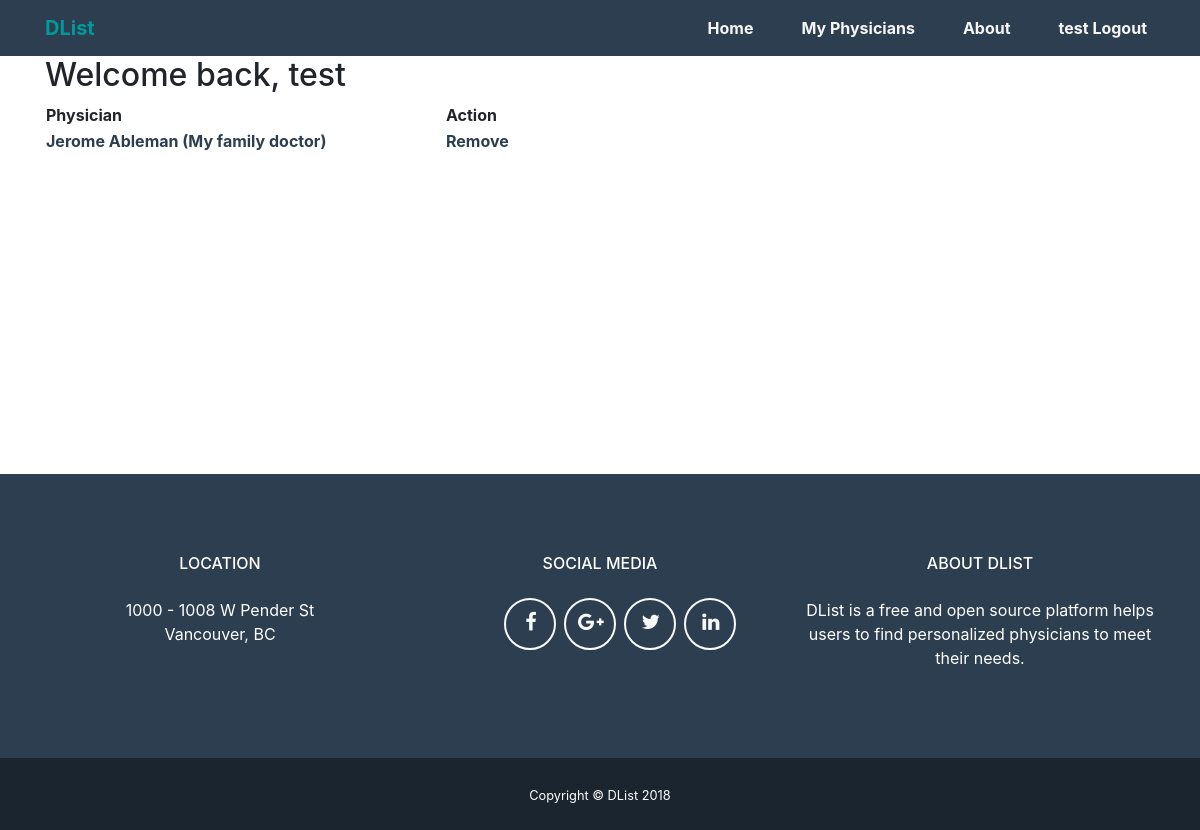
/myphysicians.php (signed in), run on the app's committed database.
### tables this page shows
CREATE TABLE `physiciansList` (
  `userEmail` varchar(50) NOT NULL,
  `physicianID` int(11) NOT NULL,
  `physicianFirst` varchar(30) NOT NULL,
  `physicianLast` varchar(30) NOT NULL,
  `description` text NOT NULL
);

### includes/functions.php (the view, shortened to what this page needs)
<?php
    function connectToDB($dbhost, $dbuser, $dbpass, $dbname) {
        $connection = mysqli_connect($dbhost,$dbuser,$dbpass,$dbname);
       return $connection;
    }
    $db = connectToDB(DB_SERVER,DB_USER,DB_PASS,DB_Name);
    function format_myphysician_as_link($page,$id,$firstName,$lastName,$description){
        echo "<a href=\"$page?physician=$id\">$firstName $lastName ($description)</a>";
    }
    function find_all_my_physicians($userEmail){
        global $db;
        $query = "SELECT * ";
        $query .= "FROM physicianslist ";
        $query .= "WHERE userEmail = '$userEmail' ";
        $query .= "ORDER BY physicianLast ASC";
        $plist_result = $db ->query($query);
        return $plist_result;
    }
?>

### public/myphysicians.php (shortened to what this page needs)
<?php
require_once("../includes/functions.php");
include("../includes/header.php");
echo "<section class=\"container main_content\">";
echo "<h2>Welcome back, ".$_SESSION["firstName"]."</h2>";
$plist_set = find_all_my_physicians($_SESSION["email"]);
echo"
    <table>
        <tr>
            <th style=\"text-align: left; width: 400px;\">Physician</th>
            <th style=\"text-align: left; width: 200px;\">Action</th>
        </tr>";
    while($plist = $plist_set->fetch_assoc()){
        echo "<tr><td>";
        format_myphysician_as_link("doctor_details.php",$plist ["physicianID"],$plist ["physicianFirst"],$plist ["physicianLast"],$plist ["description"]);
        echo "</td>";
        echo "<td><a href=\"removefromlist.php?physician=".$plist["physicianID"]."\" onclick=\"return confirm('Are you sure?');\">Remove</a>";
        echo "</td></tr>";
    }
echo "</table>";
echo"</section>";
include("../includes/footer.php");
?>

### public/css/main.css (style rules this page uses)
a { color: #2c3e50; font-weight: bold; }
th { text-align: left; width: 400px; }

### data on the page
physicianslist: physicianFirst "Jerome", physicianLast "Ableman", description "My family doctor"

### other printed values
$_SESSION["firstName"] "test"
